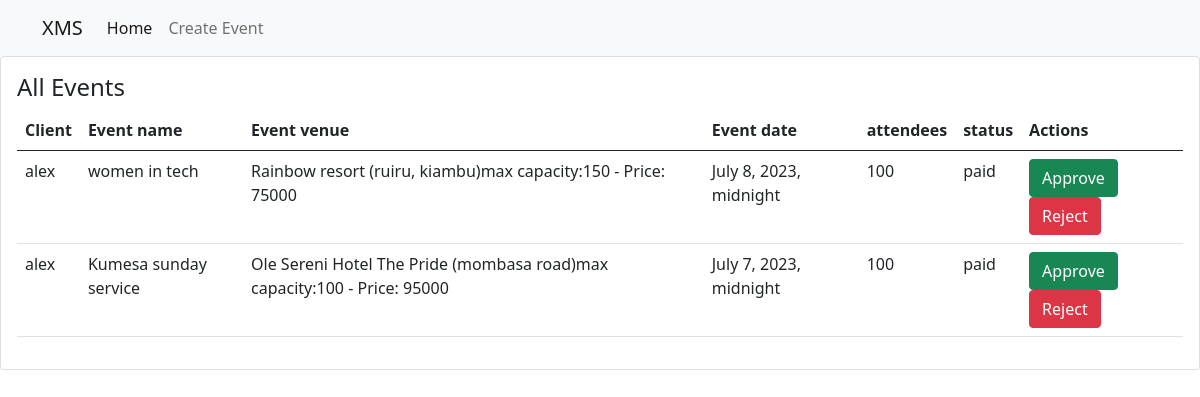
The app's page /events with its own data.
### xp_app/models.py (models this page shows, shortened)
class Events(models.Model):
    user = models.ForeignKey(User, on_delete=models.CASCADE)
    name = models.CharField(max_length=50)
    description = models.CharField(max_length=250)
    attendees_expected = models.PositiveIntegerField(default=0)
    venue = models.ForeignKey(Venue, on_delete=models.CASCADE, null=True)
    status = models.CharField(max_length=200, default='pending')
    payment_status = models.CharField(max_length=200, choices=payment_status, default="pending")
    date = models.DateTimeField(validators=[validate_future_date], default=datetime.now)
    type = models.CharField(max_length=100, choices=Event_type, default='event')
    decor_package = models.ForeignKey(Package, on_delete=models.CASCADE,
                                      limit_choices_to={'supplier__service': 'decor'}, related_name='events_with_decor', null=True, blank=True)
    catering_package = models.ForeignKey(Package, on_delete=models.CASCADE,
                                         limit_choices_to={'supplier__service': 'catering'},
                                         related_name='events_with_catering', null=True, blank=True)
    videography_package = models.ForeignKey(Package, on_delete=models.CASCADE,
                                            limit_choices_to={'supplier__service': 'videography'},
                                            related_name='events_with_videography', null=True, blank=True)
    total_price = models.PositiveIntegerField(default=0)

class User(AbstractUser):
    is_admin = models.BooleanField('Is admin', default=False)
    is_customer = models.BooleanField('Is customer', default=False)
    is_employee = models.BooleanField('Is employee', default=False)
    profile_pic = models.ImageField(null=True, blank=True, upload_to='images/')

class Venue(models.Model):
    name = models.CharField(max_length=100)
    locality = models.CharField(max_length=100)
    capacity = models.PositiveIntegerField()
    price = models.PositiveIntegerField()
    def __str__(self):
        return f"{self.name} ({self.locality})max capacity:{self.capacity} - Price: {self.price}"

### xp_app/views.py (the view)
# urls.py: path('events', views.all_events, name='events'),
def all_events(request):
    events = Events.objects.all()
    context = {'events':events}
    return render(request, 'all_events.html', context)

### templates/all_events.html (shortened to what this page needs)
{% load static %}
<!DOCTYPE html>
<html lang="en">
<head>
    <link href="https://cdn.jsdelivr.net/npm/bootstrap@5.0.2/dist/css/bootstrap.min.css" rel="stylesheet"
>
    <link rel="stylesheet" href="https://cdn.jsdelivr.net/npm/@fortawesome/fontawesome-free@5.15.4/css/fontawesome.min.css"
>
</head>
<body>
<nav class="navbar navbar-expand-lg navbar-light bg-light">
    <div class="container">
        <a class="navbar-brand" href="#">XMS</a>
        <div class="collapse navbar-collapse" id="navbarNav">
            <ul class="navbar-nav">
                <li class="nav-item">
                    <a class="nav-link active" aria-current="page" href="{% url 'admin2' %}">Home</a>
                </li>
                <li class="nav-item">
                    <a class="nav-link" href="{% url 'create_event' %}">Create Event</a>
                </li>
            </ul>
        </div>
    </div>
</nav>
<div class="row">
                <div class="col-12 grid-margin">
                    <div class="card">
                        <div class="card-body">
                            <h4 class="card-title">All Events</h4>
                            <div class="table-responsive">
                                <table class="table">
                                    <thead>
                                    <tr>
                                        <th> Client </th>
                                        <th> Event name</th>
                                        <th> Event venue</th>
                                        <th> Event date</th>
                                        <th> attendees</th>
                                        <th> status</th>
                                        <th>Actions</th>
                                    </tr>
                                    </thead>
                                    <tbody>
                                    {% if events %}
                                        {% for event in events %}
                                            <tr>
                                                <td>{{ event.user }}</td>
                                                <td>{{ event.name }}</td>
                                                <td>{{ event.venue }}</td>
                                                <td>{{ event.date }}</td>
                                                <td>{{ event.attendees_expected }}</td>
                                                <td>{{ event.status }}</td>
                                                <form method="post" action="{% url 'event-approval' event.id %}">
                                                    <td>
                                                        <button id="approve-button-{{ event.id }}" class="btn btn-success" onclick="confirmAction(event, {{ event.id }}, 'approve')">Approve</button>
                                                        <button id="reject-button-{{ event.id }}" class="btn btn-danger" onclick="confirmAction(event, {{ event.id }}, 'reject')">Reject</button>
                                                    </td>
                                                </form>
                                            </tr>
                                        {% endfor %}
                                    {% endif %}
                                    </tbody>
                                </table>
                            </div>
                        </div>
                    </div>
                </div>
            </div>
</body>

### records on screen
Events: user "alex", name "women in tech", venue "Rainbow resort (ruiru, kiambu)max capacity:150 - Price: 75000", date "July 8, 2023, midnight", attendees_expected "100", status "paid"
Events: user "alex", name "Kumesa sunday service", venue "Ole Sereni Hotel The Pride (mombasa road)max capacity:100 - Price: 95000", date "July 7, 2023, midnight", attendees_expected "100", status "paid"
